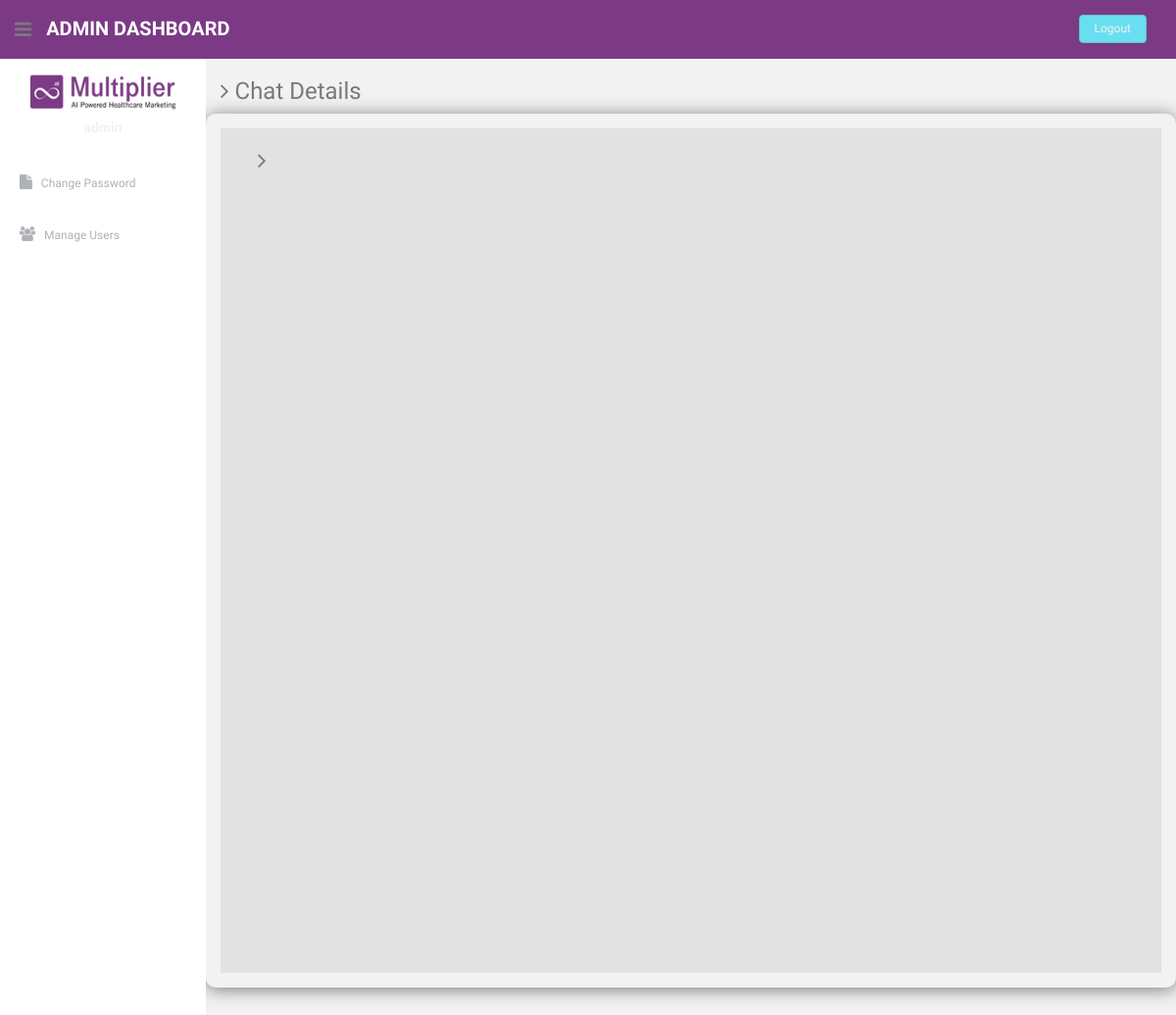
The page /loginsystem/admin/chat.php?id=918583966456 (signed in) on the database as committed earlier.
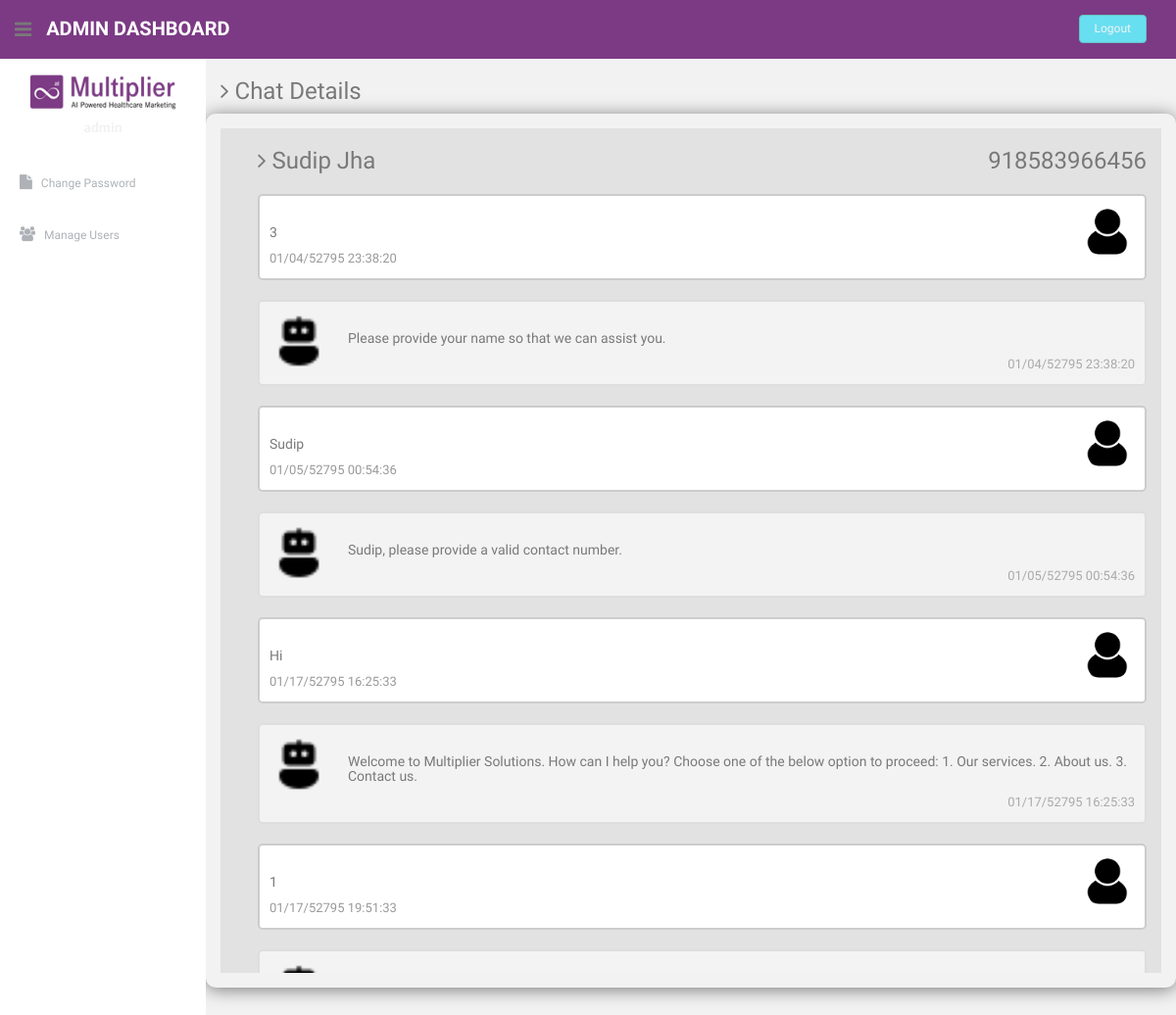
The same page on the database as committed later.
### tables this page shows
CREATE TABLE IF NOT EXISTS `chats` (
  `Session id` varchar(255) NOT NULL,
  `Mobile_Number` varchar(255) NOT NULL,
  `User_message` longtext NOT NULL,
  `Bot_message` longtext NOT NULL,
  `Timestamp` varchar(255) NOT NULL,
  `User_name` varchar(255) NOT NULL
);

### loginsystem/admin/chat.php (the view, shortened to what this page needs)
<?php
include'dbconnection.php';
if (strlen($_SESSION['id']==0)) {
  header('location:logout.php');
  } else{
if(isset($_GET['id']))
{
$number = $_GET['id'];
$msg=mysqli_query($con,"select * from  chats where Mobile_Number=".$number);
}
?><!DOCTYPE html>
<html lang="en">
  <head>
    <link href="assets/css/bootstrap.css" rel="stylesheet">
    <link href="assets/font-awesome/css/font-awesome.css" rel="stylesheet" />
    <link href="assets/css/style.css" rel="stylesheet">
    <link href="assets/css/style-responsive.css" rel="stylesheet">
  </head>
  <body>
  <section id="container" >
      <header class="header black-bg">
              <div class="sidebar-toggle-box">
                  <div class="fa fa-bars tooltips" data-placement="right" data-original-title="Toggle Navigation"></div>
              </div>
            <a href="#" class="logo"><b>Admin Dashboard</b></a>
            <div class="top-menu">
            	<ul class="nav pull-right top-menu">
                    <li><a class="logout" href="logout.php">Logout</a></li>
            	</ul>
            </div>
        </header>
      <aside>
          <div id="sidebar"  class="nav-collapse ">
              <ul class="sidebar-menu" id="nav-accordion">
              	  <p class="centered"><a href="#"><img src="assets/img/logo.png" class="img-circle" width="150"></a></p>
              	  <h5 class="centered"><?php echo $_SESSION['login'];?></h5>
                  <li class="mt">
                      <a href="change-password.php">
                          <i class="fa fa-file"></i>
                          <span>Change Password</span>
                      </a>
                  </li>
                  <li class="sub-menu">
                      <a href="manage-users.php" >
                          <i class="fa fa-users"></i>
                          <span>Manage Users</span>
                      </a>
                  </li>
              </ul>
          </div>
      </aside>
      <section id="main-content">
          <section class="wrapper">
<h3><i class="fa fa-angle-right"></i> Chat Details </h3>
<div class="row dep">
          <div class="col-sm-12 dep_img">
            <?php
            $row=mysqli_fetch_array($msg);
            ?>
            <h3><i class="fa fa-angle-right"></i> <?php echo($row['User_name']);?> <span style="float: right;"><?php echo($row['Mobile_Number']);?></span></h3>
            <?php
            while($row=mysqli_fetch_array($msg)){
         ?>
<div class="col-sm-12 container darker">
  <img src="assets/img/user.png" alt="Avatar" class="right" style="width:100%;">
    <h5 style="padding-top: 10px;"><?php echo($row['User_message']);?></h5>
  <span class="time-left"><?php echo date('m/d/Y H:i:s', ($row['Timestamp']));?></span>
</div>
                <div class="col-sm-12 container">
  <img src="assets/img/bot.png" alt="Avatar" style="width:100%;">
  <h5 style="padding-top: 10px;"><?php echo($row['Bot_message']);?></h5>
  <span class="time-right"><?php echo date('m/d/Y H:i:s', ($row['Timestamp']));?></span>
</div>
 <?php }?>
          </div>
          </div>
		</section>
      </section
  ></section>
  </body>
</html>
<?php } ?>

### loginsystem/admin/assets/css/style.css (style rules this page uses)
body { color: #797979; background: #f2f2f2; font-family: 'Ruda', sans-serif; padding: 0px !important; margin: 0px !important; font-size:13px; }
ul li { list-style: none; }
a, a:hover, a:focus { text-decoration: none; outline: none; }
#container { width: 100%; height: 100%; }
.centered { text-align: center; }
.mt { margin-top: 25px; }
ul.top-menu > li > .logout { color: #f2f2f2; font-size: 12px; border-radius: 4px; -webkit-border-radius: 4px; border: 1px solid #64c3c2 !important; padding: 5px 15px; margin-right: 15px; background: #68dff0; margin-top: 15px; }
#sidebar { width: 210px; height: 100%; position: fixed; background: #ffffff; }
#sidebar h5 { color: #f2f2f2; font-weight: 700; }
#sidebar ul li { position: relative; }
ul.sidebar-menu , ul.sidebar-menu li ul.sub { margin: -2px 0 0; padding: 0; }
ul.sidebar-menu { margin-top: 75px; }
ul.sidebar-menu li { margin-bottom: 5px; margin-left:10px; margin-right:10px; }
ul.sidebar-menu li.sub-menu { line-height: 15px; }
ul.sidebar-menu li a span { display: inline-block; }
ul.sidebar-menu li a { color: #aeb2b7; text-decoration: none; display: block; padding: 15px 0 15px 10px; font-size: 12px; outline: none; -webkit-transition: all 0.3s ease; -moz-transition: all 0.3s ease; -o-transition: all 0.3s ease; -ms-transition: all 0.3s ease; transition: all 0.3s ease; }
ul.sidebar-menu li a i { font-size: 15px; padding-right: 6px; }
#main-content { margin-left: 210px; }
.header, .footer { min-height: 60px; padding: 0 15px; }
.header { position: fixed; left: 0; right: 0; z-index: 1002; }
.black-bg { background: #7c3a85; border-bottom: 1px solid #7c3a85; }
.wrapper { display: inline-block; margin-top: 60px; padding-left: 15px; padding-right: 15px; padding-bottom: 15px; padding-top: 0px; width: 100%; }
a.logo { font-size: 20px; color: #ffffff; float: left; margin-top: 15px; text-transform: uppercase; }
a.logo b { font-weight: 900; }
#top_menu .nav > li, ul.top-menu > li { float: left; }
ul.top-menu > li > a { color: #666666; font-size: 16px; border-radius: 4px; -webkit-border-radius: 4px; border:1px solid #666666 !important; padding: 2px 6px; margin-right: 15px; }
.sidebar-toggle-box { float: left; padding-right: 15px; margin-top: 20px; }
.sidebar-toggle-box .fa-bars { cursor: pointer; display: inline-block; font-size: 20px; }
.dep { box-shadow: 0px 2px 18px 0px; padding: 15px; border-radius: 10px; margin-bottom: 20px; }
.dep_img { padding-left: 38px !important; background: #e2e2e2; height: 862px; overflow-y: scroll; }
.container { border: 2px solid #dedede; background-color: #f3f3f3; border-radius: 5px; padding: 10px; margin: 10px 0; }
.darker { border-color: #ccc; background-color: #FFFFFF; }
.container::after { content: ""; clear: both; display: table; }
.container img { float: left; max-width: 60px; width: 100%; margin-right: 20px; border-radius: 50%; }
.container img.right { float: right; margin-left: 20px; margin-right:0; }
.time-right { float: right; color: #aaa; }
.time-left { float: left; color: #999; }

Rows that differ between the two databases and show on the page:
added chats: User_name "Sudip Jha", Mobile_Number "918583966456"
added chats: User_message "3", Timestamp "01/04/52795 23:38:20", Bot_message "Please provide your name so that we can assist you."
added chats: User_message "Sudip", Timestamp "01/05/52795 00:54:36", Bot_message "Sudip, please provide a valid contact number."
added chats: User_message "Hi", Timestamp "01/17/52795 16:25:33", Bot_message "Welcome to Multiplier Solutions. How can I help you? Choose one of the below option to proceed: 1. Our services. 2. About us. 3. Contact us."
added chats: User_message "1", Timestamp "01/17/52795 19:51:33"
